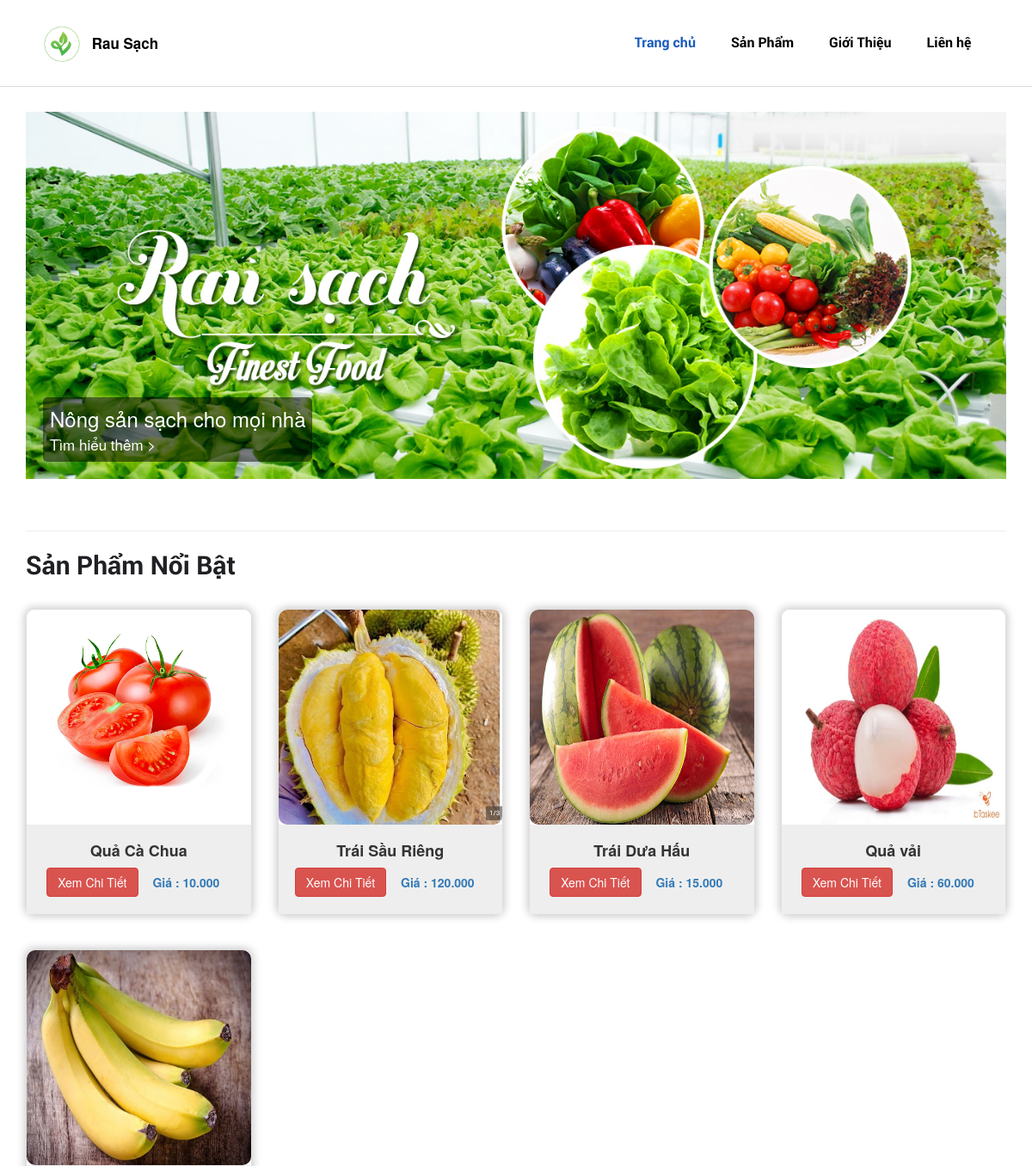
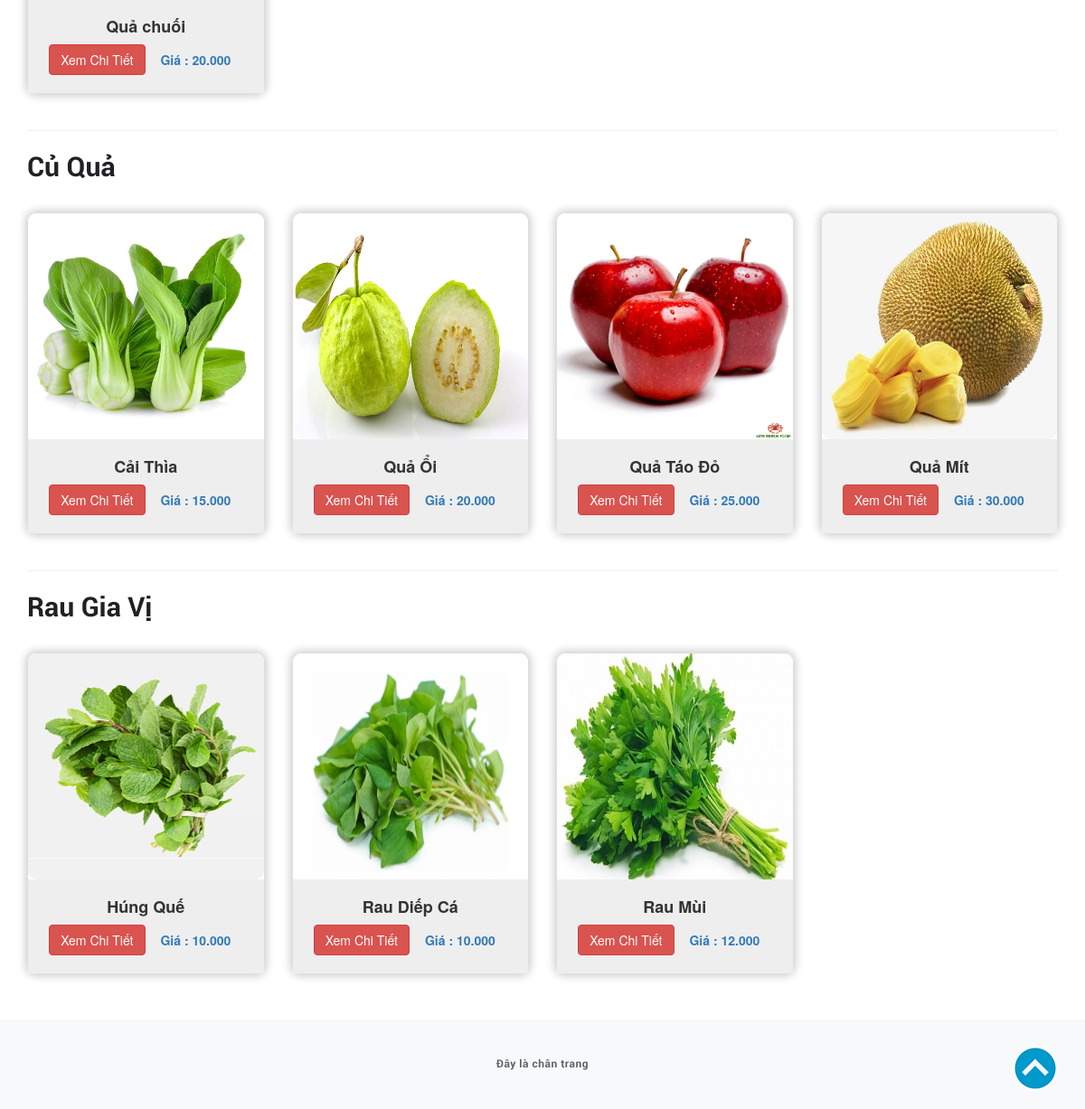
/front_end/index.php, run on the app's committed database (2 pictures, top to bottom).
### tables this page shows
CREATE TABLE `category` (
  `id` int(11) NOT NULL,
  `catename` varchar(50) NOT NULL
);

CREATE TABLE `product` (
  `id` int(11) NOT NULL,
  `pro_name` varchar(200) NOT NULL,
  `cate_id` int(11) NOT NULL,
  `introduce` varchar(500) NOT NULL,
  `detail` varchar(1000) NOT NULL,
  `img` varchar(250) NOT NULL,
  `price` varchar(100) NOT NULL,
  `pro_create` datetime NOT NULL
);

### front_end/index.php (the view, shortened to what this page needs)
<!DOCTYPE html>
<html lang="en">
<head>
    <link rel="stylesheet" href="../assets/css/style.css">
    <link rel="stylesheet" href="../assets/css/main.css">
    <link rel="stylesheet" href="../assets/font/fontawesome-free-6.2.0-web/css/all.min.css">
    <link rel="stylesheet" href="https://maxcdn.bootstrapcdn.com/bootstrap/3.4.1/css/bootstrap.min.css">
</head>
<body>
    <?php include "includes/header.php" ?>
    <?php require_once("includes/config.php"); ?>
    <button onclick="topFunction()" id="myBtn" title="Go to top"></button>
    <div class="container">
        <?php include "includes/banner.php" ?>
        <div class="product">
            <div class="product_hot">
                <div class="product_content">
                    <div class="product_content1">
                            <?php
                                $sql = "SELECT * FROM category";
                                $result = mysqli_query($conn, $sql);
                                if (mysqli_num_rows($result) > 0) {
                                    while($row = mysqli_fetch_assoc($result)) {
                                ?>
                                <hr>
                                <h2>
                                    <?php echo $row["catename"]; ?>
                                </h2>
                                <div class="row">
                                    <div class="slide_sp">
                                        <div id="owl-demo" class="owl-carousel owl-theme ">
                                            <?php
                                            $sqlitem = "SELECT product.id, product.img, product.pro_name, product.price
                                            FROM product
                                            INNER JOIN category ON product.cate_id = category.id
                                            WHERE cate_id = {$row['id']} ";
                                            $select = mysqli_query($conn, $sqlitem);
                                            if (mysqli_num_rows($result) > 0) {
                                                while($item = mysqli_fetch_assoc($select)) {
                                        ?>
                                            <div class="col-md-3 col-sm-6">
                                                <div class="item">
                                                    <a href="product.php">
                                                        <img src="../back_end/<?php echo $item["img"]; ?>" alt="...">
                                                    </a>
                                                    <div class="caption">
                                                        <h6><?php echo $item["pro_name"]; ?></h6>
                                                        <p><a href="product.php?&id=<?php echo $item["id"]; ?>"
                                                                class="btn btn btn-danger" role="button">Xem Chi Tiết</a> <a
                                                                href="product.php" class="btn btn-light" role="button"><b>Giá
                                                                    : <?php echo $item["price"]; ?></b></a></p>
                                                    </div>
                                                </div>
                                            </div>
                                            <?php }} ?>
                                        </div>
                                    </div>
                                </div>
                            <?php }} ?>
                    </div>
                 </div>
            </div>
        </div>
    </div>
    <?php include "includes/footer.php" ?>
</body>
</html>
</body>
</html>

### front_end/includes/header.php (shortened to what this page needs)
<!DOCTYPE html>
<html lang="en">
<head>
    <link rel="stylesheet" href="../assets/css/style.css">
    <link rel="stylesheet" href="../assets/css/main.css">
    <link rel="stylesheet" href="../assets/js/main.js">
    <link rel="stylesheet" href="../assets/font/fontawesome-free-6.2.0-web/css/all.min.css">
    <link rel="stylesheet" href="https://maxcdn.bootstrapcdn.com/bootstrap/3.4.1/css/bootstrap.min.css">
</head>
<body>
    <div class="container">
        <div class="header navbar">
            <div class="header_border">
                <div class="row">
                    <div class="col-lg-1 col-sm-2 col-xs-3">
                        <a href="#" class="header_logo">
                            <img src="../assets/img/logo_1.jpg" class="img-circle" alt="Logo Rau Sạch">
                        </a>
                    </div>
                    <div class="col-lg-6 col-sm-8 col-xs-7">
                        <div class="header_name">
                            <h5>Rau Sạch</h5>
                        </div>
                    </div>
                    <div class="col-lg-5 col-sm-2 col-xs-2">
                        <div class="navbar-header">
                            <ul class="nav navbar-nav">
                                <li><a class="nav-link active" href="./index.php">Trang chủ</a></li>
                                <li><a class="nav-link " href="./product.php">Sản Phẩm</a></li>
                                <li><a class="nav-link " href="./about.php">Giới Thiệu</a></li>
                                <li><a class="nav-link " href="./contact.php">Liên hệ</a></li>
                            </ul>
                        </div>
                    </div>
                </div>
            </div>
        </div>
    </div>

### front_end/includes/banner.php
<div class="banner">
    <div class="banner_img">
        <img class="img_content" src="../assets/img/banner_header.jpg"
            alt="Hình ảnh tổng quan cho website bán rau sạch">
    </div>
    <div class="banner_next">
        <div class="banner_next1">
            Nông sản sạch cho mọi nhà
        </div>
        <div class="banner_next2">
            Tìm hiểu thêm >
        </div>
    </div>
</div>

### front_end/includes/footer.php
<div class="footer">
    <div class="footer_text">
        Đây là chân trang
    </div>
</div>

### assets/css/style.css (style rules this page uses)
.header { height: 110px; }
.container .header .header_border { background: #fff; border-bottom: 1px solid #dadce0 !important; left: 0; top: 0; padding: 10px 20px; position: fixed; right: 0; text-align: left; z-index: 2; }
.container .header .header_border .row { max-width: 1240px; display: flex; align-items: center; margin: 0 auto; }
.row .header_logo { display: flex; float: right; }
.row .header_logo .img-circle { width:60px; height:60px; }
.row .header_name h5 { color: black; font-size: 17px; font-weight: 700; margin-left: -25px; }
.navbar-header .nav-link { font-family: "Roboto", Arial, sans-serif; color: #000; font-weight: 550; font-size: 16px; line-height: 50px; padding-left: 26px; }
.navbar-header .nav-link.active { color: #185abc; }
.container .banner { position: relative; margin: 0 auto; display: flex; align-items: center; justify-content: center; }
.container .banner .banner_img { animation-name: fade; animation-duration: 1.5s; }
.container .banner .banner_img .img_content { width: 100%; height: 90%; vertical-align: middle; }
.container .banner .banner_next { position: absolute; background: rgba(0,0,0,0.5); border-radius: 5px; box-sizing: border-box; padding: 8px; color: white; max-width: 40%; font-size: 24px; bottom: 20px; left: 20px; }
.banner_next .banner_next1 { overflow: hidden; width: 100%; text-overflow: ellipsis; white-space: nowrap; min-height: 28px; }
.banner_next .banner_next2 { cursor: pointer; font-size: 17px; font-weight: 500; }
.product .product_content { margin: 60px 0 30px 0; }
.product .product_content .product_content1 h2 { font-family: Roboto,Arial,sans-serif; font-size: 30px; font-weight: 600; line-height: 40px; color: #202124; }
.item img { width: 100%; height: 250px; border-radius: 10px; }
.item { margin: 20px 0 20px 0; border: 1px solid #DDDDDD; border-radius: 10px; box-shadow: 0px 0px 10px 2px rgba(0, 0, 0, 0.2); }
.caption { padding: 10px; text-align:center; background-color: #eeeeee; }
.caption h6 { font-size: 18px; font-weight: 550; line-height: 20px; }
.footer { font-size: 10px; font-weight: 400; line-height: 12px; min-height: 32px; text-align: center; background: #f8f9fa; color: #3c4043; padding: 42px 12px; display: flex; flex-direction: column; align-items: center; }
.footer .footer_text { letter-spacing: 0.5px; font-family: Roboto,Arial,sans-serif; font-size: 12px; font-weight: 400; line-height: 15px; color: #5f6368; }

### assets/css/main.css (style rules this page uses)
.navbar { overflow: hidden; position: fixed; top: 0; width: 100%; }
#myBtn { background: url("../img/scroll_icon.png") no-repeat center; position: fixed; bottom: 20px; right: 30px; z-index: 99; font-size: 18px; border: none; outline: none; cursor: pointer; padding: 15px; width: 50px; height: 50px; }

### data on the page
category: catename "Sản Phẩm Nổi Bật"
product: img (picture), pro_name "Quả Cà Chua", price "10.000"
product: img (picture), pro_name "Trái Sầu Riêng", price "120.000"
product: img (picture), pro_name "Trái Dưa Hấu", price "15.000"
product: img (picture), pro_name "Quả vải", price "60.000"
product: img (picture), pro_name "Quả chuối", price "20.000"
category: catename "Củ Quả"
product: img (picture), pro_name "Cải Thìa", price "15.000"
product: img (picture), pro_name "Quả Ổi", price "20.000"
product: img (picture), pro_name "Quả Táo Đỏ", price "25.000"
product: img (picture), pro_name "Quả Mít", price "30.000"
category: catename "Rau Gia Vị"
product: img (picture), pro_name "Húng Quế", price "10.000"
product: img (picture), pro_name "Rau Diếp Cá", price "10.000"
product: img (picture), pro_name "Rau Mùi", price "12.000"
